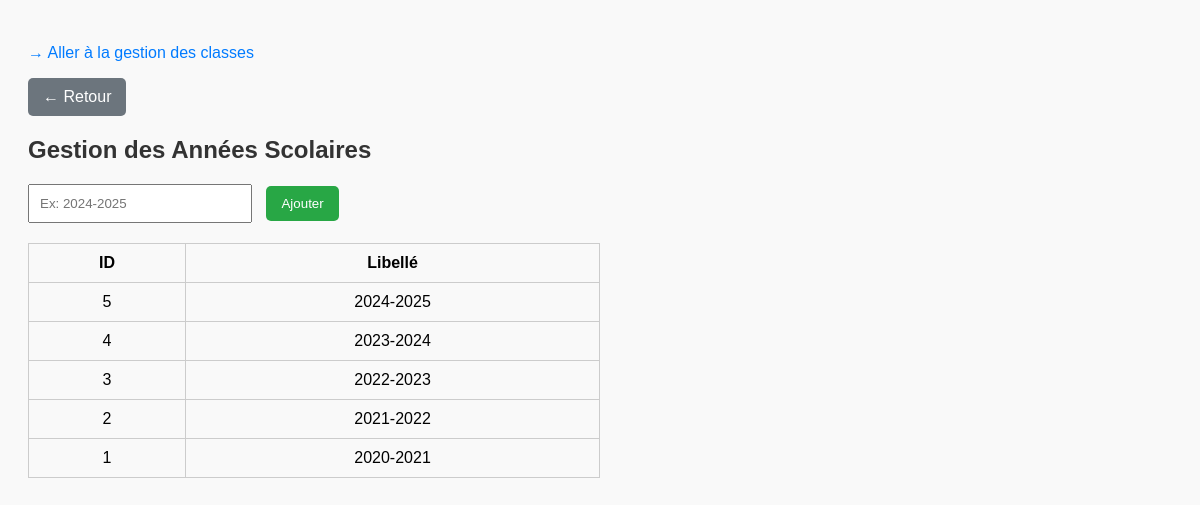
Screenshot of /annees.php (signed in) with the database file from the repository.
### tables this page shows
CREATE TABLE `annee_scolaire` (
  `id` int(11) NOT NULL,
  `libelle` varchar(20) NOT NULL
);

### annees.php (the view, shortened to what this page needs)
<?php
require_once 'config.php';
$result = $conn->query("SELECT * FROM annee_scolaire ORDER BY id DESC");
$annees = $result->fetch_all(MYSQLI_ASSOC);
?>
<!DOCTYPE html>
<html lang="fr">
<head>
<p><a href="classes.php" style="color: #007bff; text-decoration: none;">→ Aller à la gestion des classes</a></p>
<p><a href="dashboard.php" style="display: inline-block; padding: 10px 15px; background: #6c757d; color: white; text-decoration: none; border-radius: 5px;">← Retour </a></p>
</head>
<body>
<h2>Gestion des Années Scolaires</h2>
<form method="POST">
    <input type="text" name="libelle" placeholder="Ex: 2024-2025" required>
    <input type="submit" value="Ajouter">
</form>
<table>
    <tr>
        <th>ID</th>
        <th>Libellé</th>
    </tr>
    <?php foreach ($annees as $a): ?>
        <tr>
            <td><?= $a['id'] ?></td>
            <td><?= htmlspecialchars($a['libelle']) ?></td>
        </tr>
    <?php endforeach; ?>
</table>
</body>
</html>

### annees.php (style rules this page uses)
body { font-family: Arial; padding: 20px; background: #f9f9f9; }
h2 { color: #333; }
form input[type="text"] { padding: 10px; width: 200px; margin-right: 10px; }
form input[type="submit"] { padding: 10px 15px; background: #28a745; color: white; border: none; border-radius: 5px; }
table { margin-top: 20px; border-collapse: collapse; width: 50%; }
th, td { padding: 10px; border: 1px solid #ccc; text-align: center; }

### rows the page displays
annee_scolaire: id "5", libelle "2024-2025"
annee_scolaire: id "4", libelle "2023-2024"
annee_scolaire: id "3", libelle "2022-2023"
annee_scolaire: id "2", libelle "2021-2022"
annee_scolaire: id "1", libelle "2020-2021"
